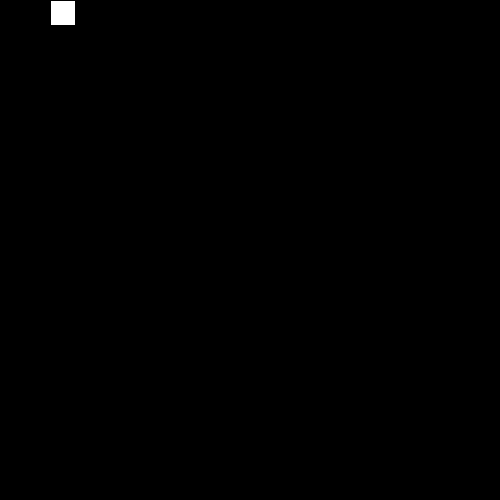
Frame 1 (no input)
Frame 60 (the mouse pressed at the canvas centre just before this capture): identical to frame 1, image omitted
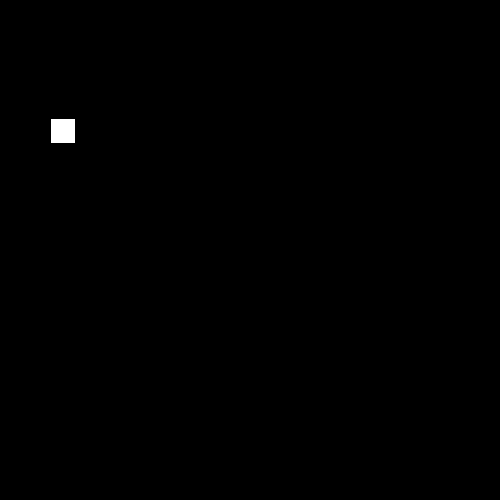
Frame 120 (the mouse held since frame 60 and released just before this capture)

The Processing sketch that drew these frames (run headless with seeded random() and noise(); from frame 60 on, the mouse is pressed at the canvas centre):

// Processing sketch: mousepress_if_
// ── mousepress_if_.pde
int circleY;
void setup()
{ 
 size(500,500);
 
 
}
void draw()
{background(0);
fill(255);
rect(50,circleY,25,25);
if(mousePressed){
circleY=circleY+2;
}}
